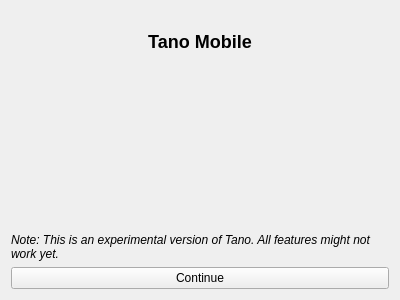
<?xml version="1.0" encoding="UTF-8"?>
<ui version="4.0">
 <class>Mobile</class>
 <widget class="QMainWindow" name="Mobile">
  <property name="geometry">
   <rect>
    <x>0</x>
    <y>0</y>
    <width>400</width>
    <height>300</height>
   </rect>
  </property>
  <property name="windowTitle">
   <string>Tano Mobile</string>
  </property>
  <widget class="QWidget" name="centralWidget">
   <layout class="QVBoxLayout" name="verticalLayout">
    <property name="margin">
     <number>0</number>
    </property>
    <item>
     <widget class="QStackedWidget" name="stackedWidget">
      <property name="currentIndex">
       <number>0</number>
      </property>
      <widget class="QWidget" name="pageIntro">
       <layout class="QVBoxLayout" name="verticalLayout_3">
        <item>
         <widget class="QLabel" name="labelLogo">
          <property name="text">
           <string notr="true"/>
          </property>
          <property name="pixmap">
           <pixmap resource="../src/ui/images.qrc">:/icons/images/tano-small.png</pixmap>
          </property>
          <property name="alignment">
           <set>Qt::AlignCenter</set>
          </property>
         </widget>
        </item>
        <item>
         <widget class="QLabel" name="labelTitle">
          <property name="text">
           <string notr="true">&lt;h2&gt;Tano Mobile&lt;/h2&gt;</string>
          </property>
          <property name="alignment">
           <set>Qt::AlignCenter</set>
          </property>
         </widget>
        </item>
        <item>
         <spacer name="verticalSpacer">
          <property name="orientation">
           <enum>Qt::Vertical</enum>
          </property>
          <property name="sizeHint" stdset="0">
           <size>
            <width>20</width>
            <height>40</height>
           </size>
          </property>
         </spacer>
        </item>
        <item>
         <widget class="QLabel" name="labelWarning">
          <property name="text">
           <string>&lt;i&gt;Note: This is an experimental version of Tano. All features might not work yet.&lt;/i&gt;</string>
          </property>
          <property name="wordWrap">
           <bool>true</bool>
          </property>
         </widget>
        </item>
        <item>
         <widget class="QPushButton" name="buttonContinue">
          <property name="text">
           <string>Continue</string>
          </property>
         </widget>
        </item>
       </layout>
      </widget>
      <widget class="QWidget" name="pagePlaylist">
       <layout class="QVBoxLayout" name="verticalLayout_2">
        <item>
         <widget class="PlaylistWidget" name="playlistWidget" native="true"/>
        </item>
       </layout>
      </widget>
     </widget>
    </item>
   </layout>
  </widget>
  <widget class="QMenuBar" name="menuBar">
   <property name="geometry">
    <rect>
     <x>0</x>
     <y>0</y>
     <width>400</width>
     <height>26</height>
    </rect>
   </property>
  </widget>
  <action name="actionAbout">
   <property name="text">
    <string>About</string>
   </property>
   <property name="toolTip">
    <string>About</string>
   </property>
  </action>
  <action name="actionOpen">
   <property name="text">
    <string>Open Playlist</string>
   </property>
   <property name="toolTip">
    <string>Open Playlist</string>
   </property>
  </action>
  <action name="actionSettings">
   <property name="text">
    <string>Settings</string>
   </property>
   <property name="toolTip">
    <string>Settings</string>
   </property>
  </action>
 </widget>
 <layoutdefault spacing="6" margin="11"/>
 <customwidgets>
  <customwidget>
   <class>PlaylistWidget</class>
   <extends>QWidget</extends>
   <header>ui/PlaylistWidget.h</header>
   <container>1</container>
  </customwidget>
 </customwidgets>
 <resources>
  <include location="../src/ui/images.qrc"/>
 </resources>
 <connections/>
</ui>
